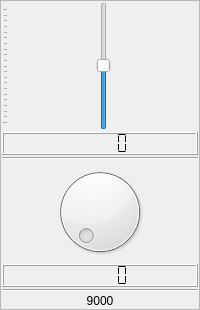
                     <widget class="QFrame" name="verticalFrame_28">
                      <property name="frameShape">
                       <enum>QFrame::StyledPanel</enum>
                      </property>
                      <layout class="QVBoxLayout" name="verticalLayout_30">
                       <property name="spacing">
                        <number>2</number>
                       </property>
                       <property name="leftMargin">
                        <number>1</number>
                       </property>
                       <property name="topMargin">
                        <number>1</number>
                       </property>
                       <property name="rightMargin">
                        <number>1</number>
                       </property>
                       <property name="bottomMargin">
                        <number>1</number>
                       </property>
                       <item>
                        <widget class="QSlider" name="eq_sld_28">
                         <property name="sizePolicy">
                          <sizepolicy hsizetype="Preferred" vsizetype="Expanding">
                           <horstretch>0</horstretch>
                           <verstretch>0</verstretch>
                          </sizepolicy>
                         </property>
                         <property name="minimumSize">
                          <size>
                           <width>0</width>
                           <height>128</height>
                          </size>
                         </property>
                         <property name="minimum">
                          <number>-300</number>
                         </property>
                         <property name="maximum">
                          <number>300</number>
                         </property>
                         <property name="singleStep">
                          <number>10</number>
                         </property>
                         <property name="value">
                          <number>1</number>
                         </property>
                         <property name="orientation">
                          <enum>Qt::Vertical</enum>
                         </property>
                         <property name="tickPosition">
                          <enum>QSlider::TicksAbove</enum>
                         </property>
                         <property name="tickInterval">
                          <number>30</number>
                         </property>
                        </widget>
                       </item>
                       <item>
                        <widget class="QLCDNumber" name="lcdNumber_99">
                         <property name="smallDecimalPoint">
                          <bool>true</bool>
                         </property>
                         <property name="segmentStyle">
                          <enum>QLCDNumber::Flat</enum>
                         </property>
                        </widget>
                       </item>
                       <item>
                        <widget class="Line" name="line_74">
                         <property name="orientation">
                          <enum>Qt::Horizontal</enum>
                         </property>
                        </widget>
                       </item>
                       <item>
                        <widget class="QDial" name="dial_28">
                         <property name="maximumSize">
                          <size>
                           <width>16777215</width>
                           <height>16777215</height>
                          </size>
                         </property>
                         <property name="minimum">
                          <number>1</number>
                         </property>
                         <property name="maximum">
                          <number>500</number>
                         </property>
                         <property name="singleStep">
                          <number>10</number>
                         </property>
                        </widget>
                       </item>
                       <item>
                        <widget class="QLCDNumber" name="lcdNumber_62">
                         <property name="smallDecimalPoint">
                          <bool>true</bool>
                         </property>
                         <property name="segmentStyle">
                          <enum>QLCDNumber::Flat</enum>
                         </property>
                        </widget>
                       </item>
                       <item>
                        <widget class="Line" name="line_36">
                         <property name="orientation">
                          <enum>Qt::Horizontal</enum>
                         </property>
                        </widget>
                       </item>
                       <item>
                        <widget class="QLabel" name="label_55">
                         <property name="text">
                          <string>9000</string>
                         </property>
                         <property name="scaledContents">
                          <bool>true</bool>
                         </property>
                         <property name="alignment">
                          <set>Qt::AlignCenter</set>
                         </property>
                        </widget>
                       </item>
                      </layout>
                     </widget>
